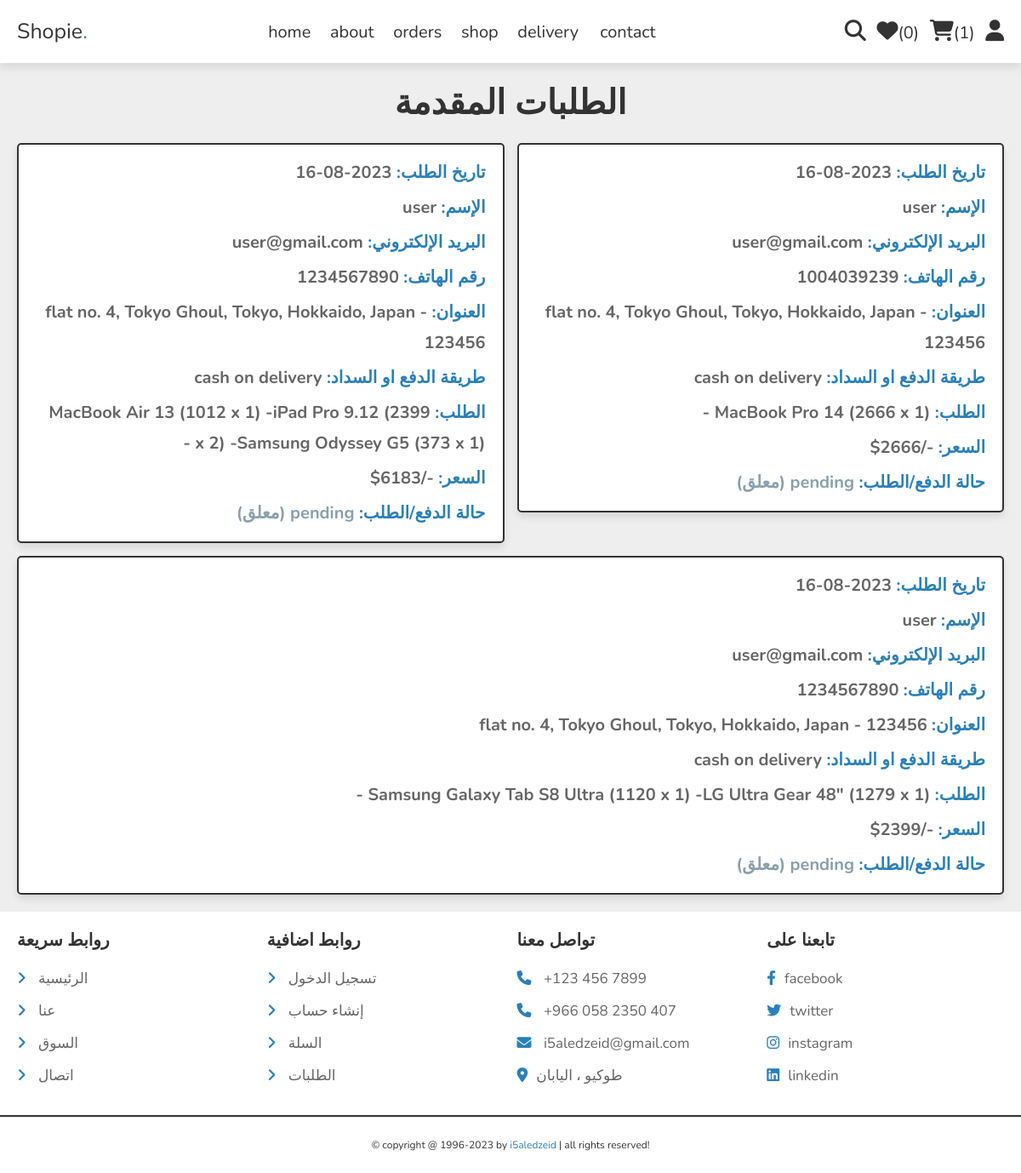
Page /orders.php (signed in) on the earlier database version.
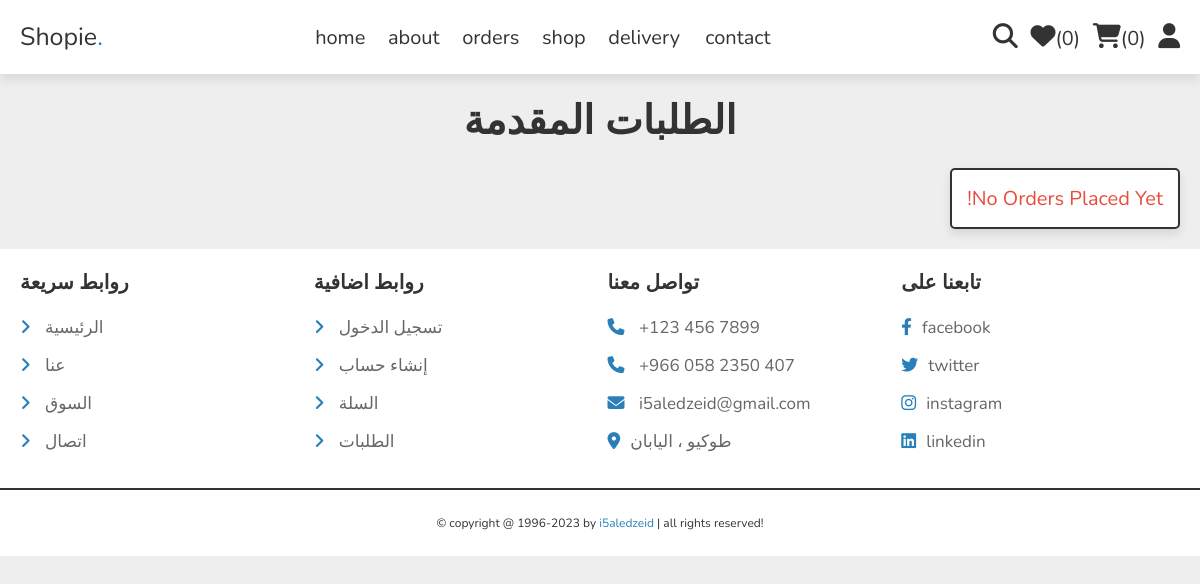
Same page on the later database version.
### tables this page shows
CREATE TABLE `orders` (
  `id` int(100) NOT NULL,
  `user_id` int(100) NOT NULL,
  `oid` bigint(255) NOT NULL,
  `name` varchar(20) NOT NULL,
  `number` varchar(10) NOT NULL,
  `email` varchar(50) NOT NULL,
  `method` varchar(50) NOT NULL,
  `address` varchar(500) NOT NULL,
  `total_products` varchar(1000) NOT NULL,
  `total_price` int(100) NOT NULL,
  `placed_on` date NOT NULL DEFAULT current_timestamp(),
  `payment_status` varchar(20) NOT NULL DEFAULT 'pending'
);

### orders.php (the view, shortened to what this page needs)
<?php
include 'components/connect.php';
if(isset($_SESSION['user_id'])){
   $user_id = $_SESSION['user_id'];
}else{
   $user_id = '';
};
?>
<!DOCTYPE html>
<html lang="en">
<head>
   <link rel="stylesheet" href="https://cdnjs.cloudflare.com/ajax/libs/font-awesome/6.1.1/css/all.min.css">
   <link rel="stylesheet" href="css/home-style.css">
</head>
<body>
<?php include 'components/user_header.php'; ?>
<section class="orders" style="direction: rtl; text-align: right;">
   <h1 class="heading">الطلبات المقدمة</h1>
   <div class="box-container">
   <?php
      if($user_id == ''){
        echo '<p class="empty">من فضلك سجل دخول لرؤية طلباتك!</p>';
      }else{
         $select_orders = $conn->prepare("SELECT * FROM `orders` WHERE user_id = ?");
         $select_orders->execute([$user_id]);
         if($select_orders->rowCount() > 0){
            while($fetch_orders = $select_orders->fetch(PDO::FETCH_ASSOC)){
   ?>
   <div class="box" style="font-size: 18px; font-weight: bold;">
        <p><span>تاريخ الطلب: </span><?= $fetch_orders['placed_on']; ?></p>
        <p><span>الإسم: </span><?= $fetch_orders['name']; ?></p>
        <p><span>البريد الإلكتروني: </span><?= $fetch_orders['email']; ?></p>
        <p><span>رقم الهاتف: </span><?= $fetch_orders['number']; ?></p>
        <p><span>العنوان: </span><?= $fetch_orders['address']; ?></p>
        <p><span>طريقة الدفع او السداد: </span><?= $fetch_orders['method']; ?></p>
        <p><span>الطلب: </span><?= $fetch_orders['total_products']; ?></p>
        <p><span>السعر: </span>-/<?= $fetch_orders['total_price']; ?>$</p>
      <p style="color: #2980b9;">حالة الدفع/الطلب:
        <span style="color:<?php
            if ($fetch_orders['payment_status'] == 'pending') {
                echo '#88A0AD';
                $status = 'معلق';
            } else if ($fetch_orders['payment_status'] == 'delivered') {
                echo '#108510';
                $status = 'تم التوصيل';
            } else if ($fetch_orders['payment_status'] == 'shipped') {
                echo '#8A2BE2';
                $status = 'تم الشحن';
            } else if ($fetch_orders['payment_status'] == 'cancelled') {
                echo '#DC143C';
                $status = 'تم الإلغاء';
            } else {
                echo 'green';
                $status = 'مكتمل';
            };
        ?>"><?= $fetch_orders['payment_status']; echo ' (' . $status . ')'; ?>
        </span>
    </p>
   </div>
   <?php
      }
      }else{
         echo '<p class="empty">no orders placed yet!</p>';
      }
      }
   ?>
   </div>
</section>
<?php include 'components/orders/footer.php'; ?>
</body>
</html>

### components/user_header.php (shortened to what this page needs)
<header class="header">
   <section class="flex">
      <a href="home.php" class="logo">Shopie<span>.</span></a>
      <nav class="navbar">
            <a href="https://shopy101.000webhostapp.com/home.php">home</a>
            <a href="about.php">about</a>
            <a href="orders.php">orders</a>
            <a href="shop.php">shop</a>
            <a href="../delivery/">
                <i class="bi bi-car-front-fill"></i> delivery
            </a>
            <a href="contact.php">contact</a>
      </nav>
      <div class="icons">
         <?php
            $count_wishlist_items = $conn->prepare("SELECT * FROM `wishlist` WHERE user_id = ?");
            $count_wishlist_items->execute([$user_id]);
            $total_wishlist_counts = $count_wishlist_items->rowCount();
            $count_cart_items = $conn->prepare("SELECT * FROM `cart` WHERE user_id = ?");
            $count_cart_items->execute([$user_id]);
            $total_cart_counts = $count_cart_items->rowCount();
         ?>
         <a href="search_page.php"><i class="fas fa-search"></i></a>
         <a href="wishlist.php"><i class="fas fa-heart"></i><span>(<?= $total_wishlist_counts; ?>)</span></a>
         <a href="cart.php"><i class="fas fa-shopping-cart"></i><span>(<?= $total_cart_counts; ?>)</span></a>
         <div id="user-btn" class="fas fa-user"></div>
      </div>
   </section>
</header>

Differences in the rows shown:
removed orders: placed_on "2023-08-16", name "user", email "user@gmail.com", number "1004039239", address "flat no. 4, Tokyo Ghoul, Tokyo, Hokkaido, Japan - 123456", method "cash on delivery", total_products "MacBook Pro 14 (2666 x 1) -", total_price "2666", payment_status "معلق"
removed orders: placed_on "2023-08-16", name "user", email "user@gmail.com", number "1234567890", address "flat no. 4, Tokyo Ghoul, Tokyo, Hokkaido, Japan - 123456", method "cash on delivery", total_products "MacBook Air 13 (1012 x 1) -iPad Pro 9.12 (2399 x 2) -Samsung Odyssey G5 (373 x 1) -", total_price "6183", payment_status "معلق"
removed orders: placed_on "2023-08-16", name "user", email "user@gmail.com", number "1234567890", address "flat no. 4, Tokyo Ghoul, Tokyo, Hokkaido, Japan - 123456", method "cash on delivery", total_products "Samsung Galaxy Tab S8 Ultra (1120 x 1) -LG Ultra Gear 48\" (1279 x 1) -", total_price "2399", payment_status "معلق"
Other differences:
$total_cart_counts: "1" → "0"
text now shown: "No Orders Placed Yet!"
